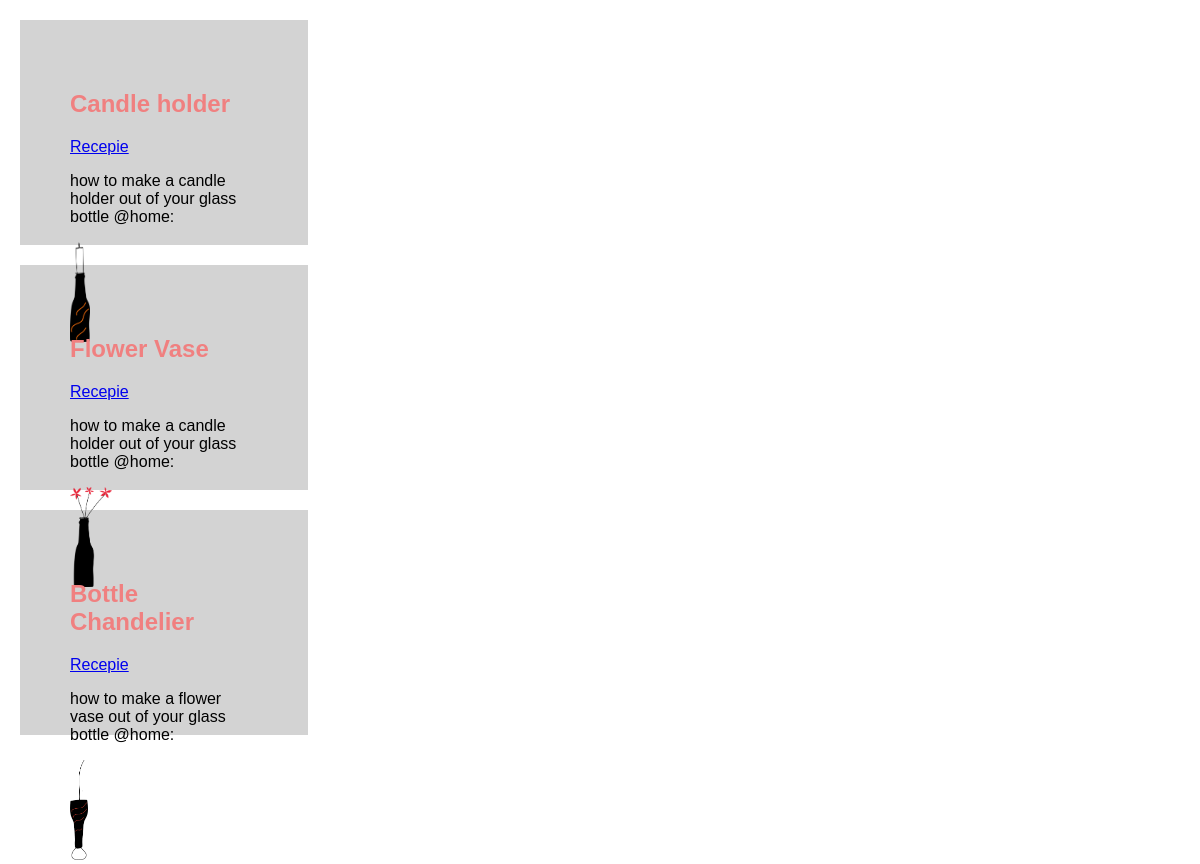
Page /glass on the committed database.
### tables this page shows
CREATE TABLE "recipe" (
	"id"	INTEGER PRIMARY KEY AUTOINCREMENT,
	"title"	TEXT NOT NULL,
	"body"	TEXT NOT NULL,
	"anjas_drawing"	TEXT,
	"section"	TEXT NOT NULL,
	"process_image"	TEXT,
	"final_image"	TEXT,
	"long_name"	TEXT,
	"long_description"	TEXT
);

### flaskM/__init__.py (the view)
    @app.route("/glass")
    def glass():
        db = get_db()
        recipes = db.execute(
            'SELECT title, body, anjas_drawing, id FROM recipe WHERE section = ?', ('glass', )
            ).fetchall()
        return render_template("glass.html.jinja2", recipes=recipes)

### flaskM/db.py (called while the page is built)
def get_db():
    if 'db' not in g:
        g.db = sqlite3.connect(
            current_app.config['DATABASE'],
            detect_types = sqlite3.PARSE_DECLTYPES
        )
        g.db.row_factory = sqlite3.Row
    return g.db

### flaskM/templates/glass.html.jinja2 (shortened to what this page needs)
{% extends "base.html" %}
   {% block content %}
    {% for recipe in recipes %}
        <div style="background-color: lightgrey; padding: 50px; margin: 20px; height:125px; width:188px;">
        <h2>{{ recipe.title }}</h2>
        <a href = "/recepie/{{ recipe.id }}">Recepie</a>
        <p style="font-color: salmon"> {{ recipe.body }}</p>
        <img src="{{ url_for('static', filename=recipe.anjas_drawing) }}"  style="width:manual;height:100px;">
    </div>
    {% endfor %}
{% endblock %}

### flaskM/static/style.css (style rules this page uses)
h2 { color: lightcoral; text-size: 250px; position: middle; }

### flaskM/templates/base.html (style rules this page uses)
body { margin: 0; background-color: white; font-family: Arial, Helvetica, sans-serif; }

### rows in the picture
recipe: title "Candle holder", body "how to make a candle holder out of your glass bottle @home:", anjas_drawing (picture)
recipe: title "Flower Vase", body "how to make a candle holder out of your glass bottle @home:", anjas_drawing (picture)
recipe: title "Bottle Chandelier", body "how to make a flower vase out of your glass bottle @home:", anjas_drawing (picture)
